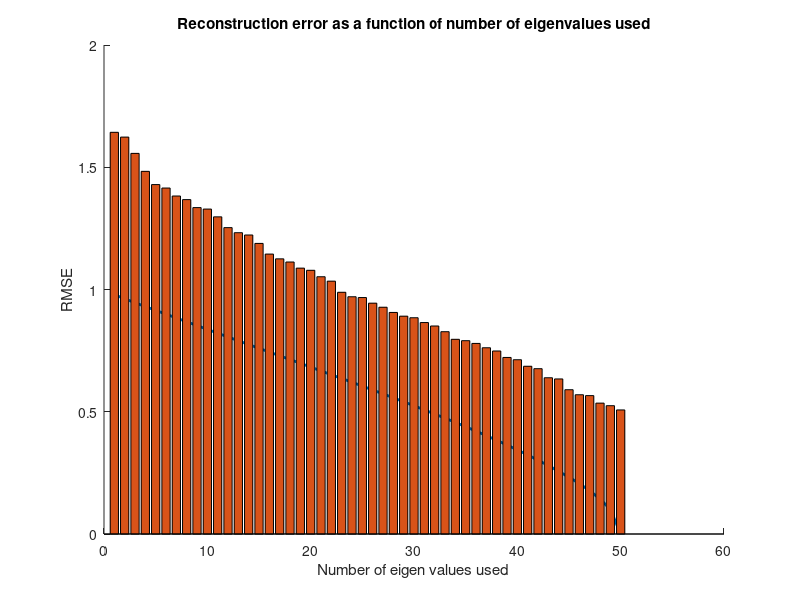

Write the MATLAB code that produced this figure. (Note: this script raises an error after producing the figure.)
clear all
close all 



%%%%%%%%%%%%%%%%%%%%%%%%%%%%%%%%%%%%%%%%%%%%%%%%%%%%%%%%%%
%%%%%%%reduce dimensions with PCA on random number %%%%%%%
%%%%%%%%%%%%%%%%%%%%%%%%%%%%%%%%%%%%%%%%%%%%%%%%%%%%%%%%%%

%so the goal is to go from a dimension of 50 to a lower one 
%goal here is to Examine different reduced datasets for different dimensions. 
% Try to reconstruct the original matrix. Estimate the error with RMSE e.g.
% sqrt(mean(mean((X-Xhat).^2)))

%Generate a 50x500 matrix of Gaussian random numbers 
numbers = randn(50,500); %to consider as 500 datapoints of dimension 50
%zero-mean the data
number_standardised = numbers - mean(numbers,2);

%compute covariance matrix
cov_matrix = cov(number_standardised'); % input : N data point of dimension "p". 
                          % output : pxp covariance matrix

%Create the q x p projection matrix E_transposed from the eigenvectors 
% corresponding to the q largest eigenvalues, and reduce the
%dataset by multiplying it with this matrix.
%we will test for "q" eigenvalues used, with "q" going from 1 to the
%dimensonality of the dataset

for q=1:size(number_standardised,1)
    %returns diagonal matrix D containing the eigenvalues on the main diagonal, 
    % and matrix V whose columns are the corresponding eigenvectors. 
    %Specify a second input "q" to compute a specific number of the largest 
    % eigenvalues.
    [V,D]=eigs(cov_matrix,q); %D gives eigen values, V gives corresponding eigenvectors 
    eigen_Values = diag(D); 
    
    %compute reduced set 
    reduced_dataset =  V' * number_standardised;

    %reconstruct original dataset from reduced one
    reconstructed_dataset = V * reduced_dataset;

    %reconstruction error, i.e. RMSE between original datased and
    %reconstructed dataset
    reconstruction_error(q) = sqrt(mean(mean((number_standardised-reconstructed_dataset).^2)));
end

% %plot reconstruction error agains number of eigen values used 
% plot(reconstruction_error,'LineWidth',2)
% title("Reconstruction error as a function of number of eigenvalues used")
% xlabel("Number of eigen values used")
% ylabel("RMSE")
% 
%plot reconstruction error agains number of eigen values used 
%with also eigenvalues with barplot
hold on
plot(reconstruction_error,'LineWidth',2)
bar(eigen_Values)
hold off
title("Reconstruction error as a function of number of eigenvalues used")
xlabel("Number of eigen values used")
ylabel("RMSE")
alpha(.1)



